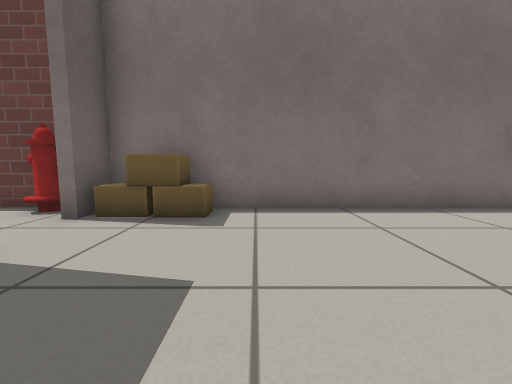
view 1 (above)

14 first-person views from a walk through a world built for the Gazebo simulator. The camera is 0.5 m above the floor, tilts 6° down and sees 90° across. Floor lines are 1 m apart. The floor is counted in squares, 0.5 m on a side. Each view is taken from the middle of a square. On the plan, view 1 faces up. The plan holds only what a view shows up to about 11 squares ahead; the rest is blank. Simple patterns stand in for the simulator's built-in surfaces.

view 2
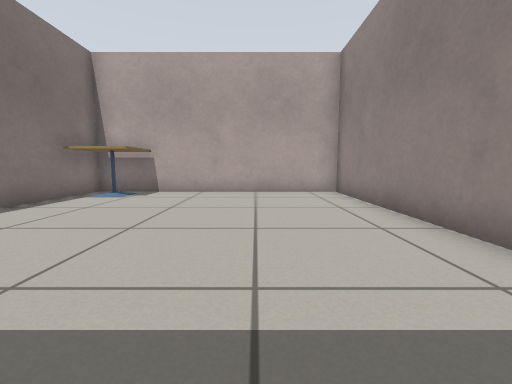

view 3
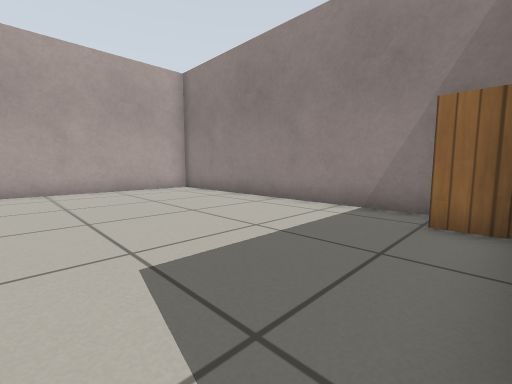

view 4
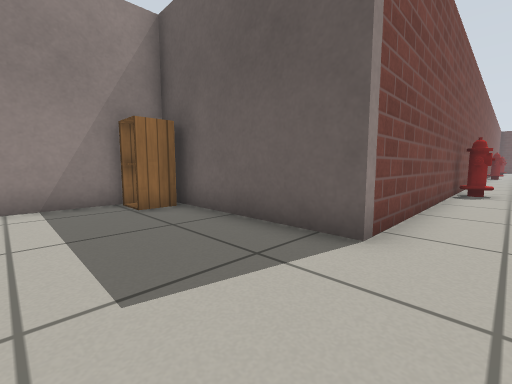

view 5
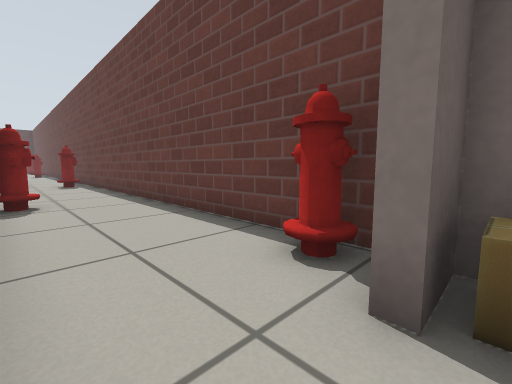

view 6
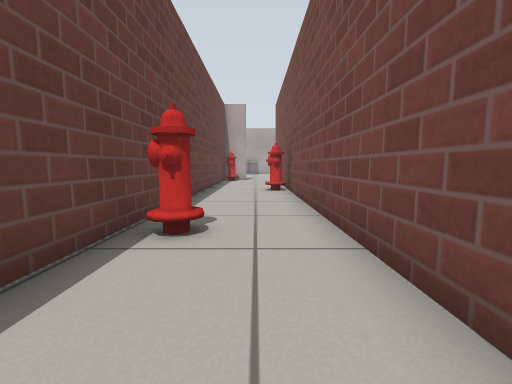

view 7
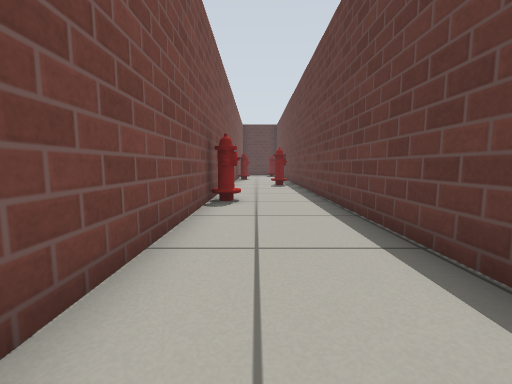

view 8
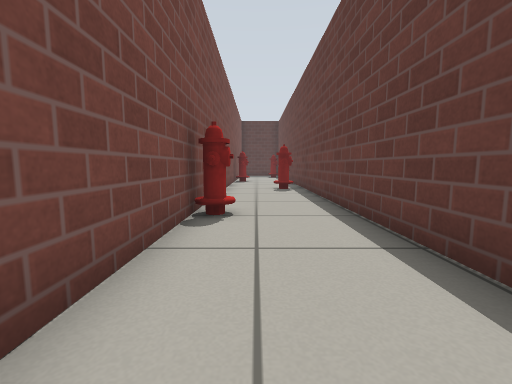

view 9
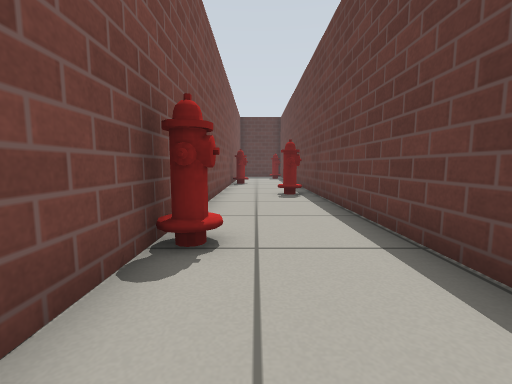

view 10
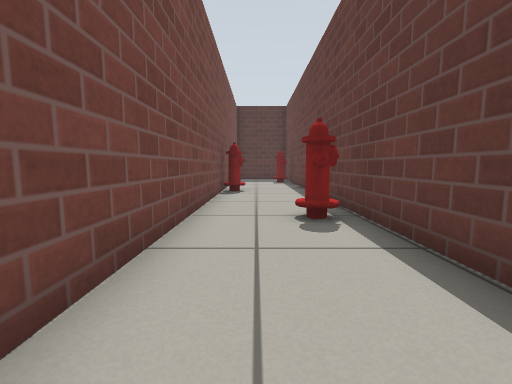

view 11
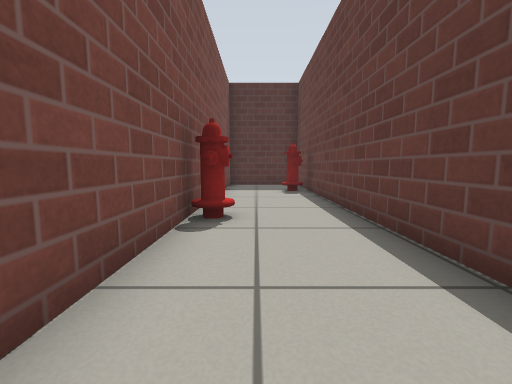

view 12
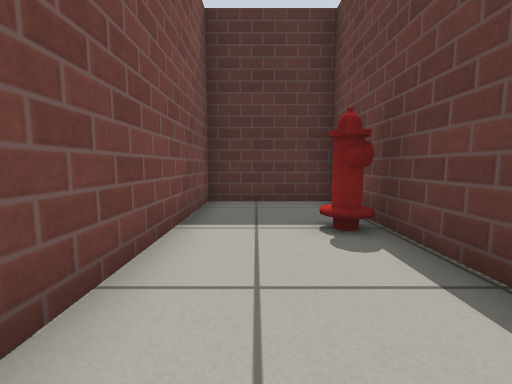

view 13
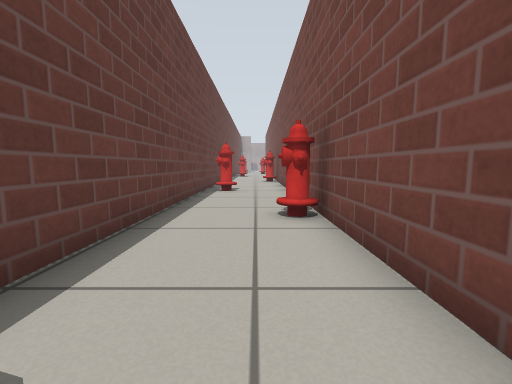

view 14
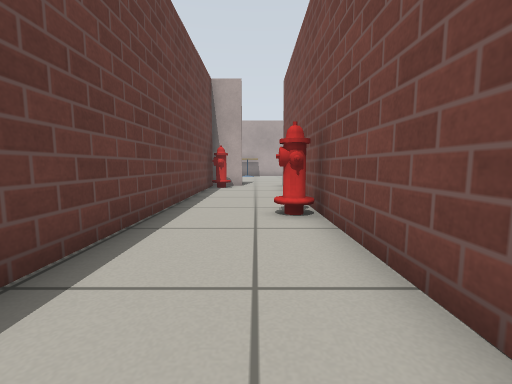

### Floor plan
Points are (right, up) in squares from view 1. A wall is a line through its corners. A room is listed if a view was taken in it or the views show most of it. See-through windows are left out.
Room 1 (views 1, 2, 3, 4, 5)
walls: (-4.5, 2.7) (-3.3, 2.7) (-3.3, -3) (7.6, -3) (7.6, 5.9) (-3.3, 5.9)
ways out: opening at (-4, 4) to room 2
objects: other object (-3, -2) to (-2, -2); other object (-3, 5); other object (-2, 5); other object (-1, 5); other object (6, 4) to (7, 5)
Room 2 (views 6, 7, 8, 9, 10, 11, 12, 13, 14)
walls: (-4.1, 6.1) (-43, 6.1) (-43, 2.7) (-4.5, 2.7)
ways out: opening at (-4, 4) to room 1
objects: other object (-40, 5); other object (-35, 3); other object (-30, 5); other object (-24, 3); other object (-17, 5); other object (-11, 3) to (-11, 4); other object (-5, 5) to (-5, 6)

Where each view was taken, in squares from view 1:
view 1: 0 up, 0 right, facing up
view 2: 0 up, 2 left, facing right
view 3: 3 up, 3 left, facing down-right
view 4: 4 up, 0 right, facing down-left
view 5: 3 up, 3 left, facing up-left
view 6: 4 up, 21 left, facing right
view 7: 4 up, 17 left, facing left
view 8: 4 up, 19 left, facing left
view 9: 4 up, 21 left, facing left
view 10: 4 up, 25 left, facing left
view 11: 4 up, 30 left, facing left
view 12: 4 up, 36 left, facing left
view 13: 4 up, 40 left, facing right
view 14: 4 up, 16 left, facing right
